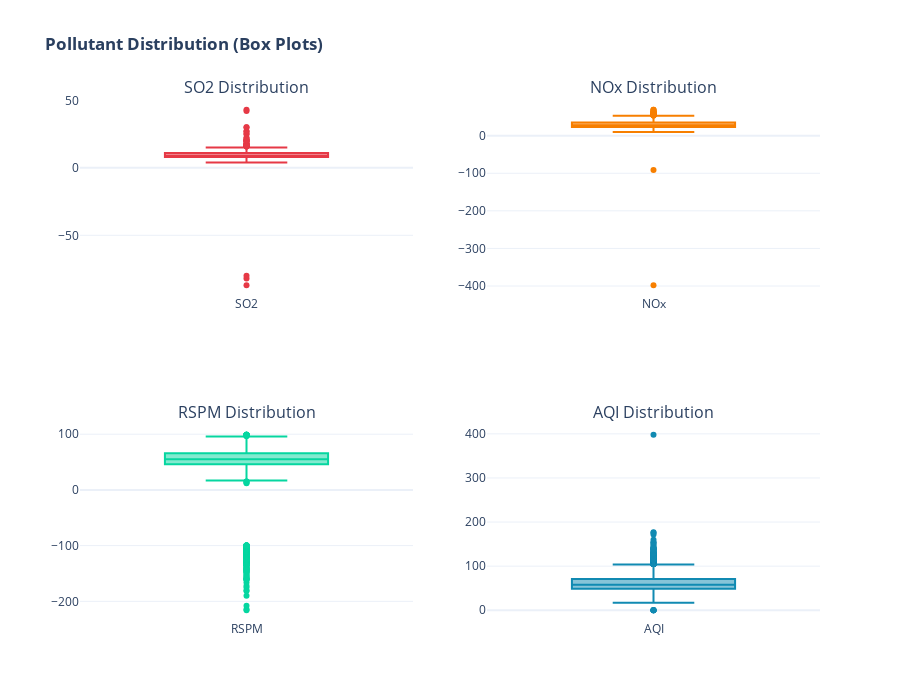

The code cell stored with this chart in its notebook:
### Markdown cell above
## Step 11: Pollutant Distribution Analysis

### Code cell
# Box plots for pollutant distribution
fig = make_subplots(
    rows=2, cols=2,
    subplot_titles=('SO2 Distribution', 'NOx Distribution', 'RSPM Distribution', 'AQI Distribution')
)

fig.add_trace(go.Box(y=df['SO2'], name='SO2', marker_color='#E63946'), row=1, col=1)
fig.add_trace(go.Box(y=df['NOx'], name='NOx', marker_color='#F77F00'), row=1, col=2)
fig.add_trace(go.Box(y=df['RSPM'], name='RSPM', marker_color='#06D6A0'), row=2, col=1)
fig.add_trace(go.Box(y=df['AQI'], name='AQI', marker_color='#118AB2'), row=2, col=2)

fig.update_layout(
    title='<b>Pollutant Distribution (Box Plots)</b>',
    height=700,
    showlegend=False,
    template='plotly_white'
)

fig.show()

### Figure 1 — Plotly figure (JSON) as saved in the notebook; plotly's stock layout.template omitted (floating-point values rounded to 4 significant figures; data arrays with more than 128 entries replaced by an {"elided": "..."} marker saying what was removed)
{"data": [{"marker": {"color": "#E63946"}, "name": "SO2", "type": "box", "xaxis": "x", "y": {"elided": "2974 float values"}, "yaxis": "y"}, {"marker": {"color": "#F77F00"}, "name": "NOx", "type": "box", "xaxis": "x2", "y": {"elided": "2974 float values"}, "yaxis": "y2"}, {"marker": {"color": "#06D6A0"}, "name": "RSPM", "type": "box", "xaxis": "x3", "y": {"elided": "2974 float values"}, "yaxis": "y3"}, {"marker": {"color": "#118AB2"}, "name": "AQI", "type": "box", "xaxis": "x4", "y": {"elided": "2974 float values"}, "yaxis": "y4"}], "layout": {"annotations": [{"font": {"size": 16}, "showarrow": false, "text": "SO2 Distribution", "x": 0.225, "xanchor": "center", "xref": "paper", "y": 1, "yanchor": "bottom", "yref": "paper"}, {"font": {"size": 16}, "showarrow": false, "text": "NOx Distribution", "x": 0.775, "xanchor": "center", "xref": "paper", "y": 1, "yanchor": "bottom", "yref": "paper"}, {"font": {"size": 16}, "showarrow": false, "text": "RSPM Distribution", "x": 0.225, "xanchor": "center", "xref": "paper", "y": 0.375, "yanchor": "bottom", "yref": "paper"}, {"font": {"size": 16}, "showarrow": false, "text": "AQI Distribution", "x": 0.775, "xanchor": "center", "xref": "paper", "y": 0.375, "yanchor": "bottom", "yref": "paper"}], "height": 700, "showlegend": false, "title": {"text": "<b>Pollutant Distribution (Box Plots)</b>"}, "xaxis": {"anchor": "y", "domain": [0, 0.45]}, "xaxis2": {"anchor": "y2", "domain": [0.55, 1]}, "xaxis3": {"anchor": "y3", "domain": [0, 0.45]}, "xaxis4": {"anchor": "y4", "domain": [0.55, 1]}, "yaxis": {"anchor": "x", "domain": [0.625, 1]}, "yaxis2": {"anchor": "x2", "domain": [0.625, 1]}, "yaxis3": {"anchor": "x3", "domain": [0, 0.375]}, "yaxis4": {"anchor": "x4", "domain": [0, 0.375]}}}
